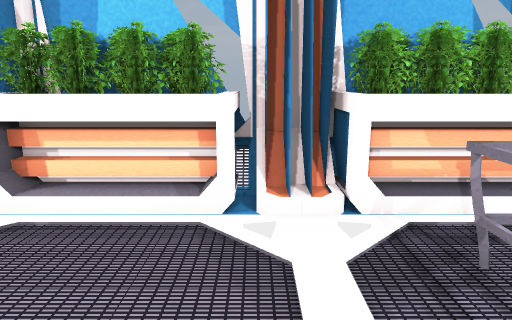
View 1 (above)

23 first-person views from a walk through a scene from a Unity 3-D project. The camera is 1.4 m above the floor, tilts 12° down and sees 70° across. The floor is counted in squares, 0.5 m on a side. Each view is taken from the middle of a square. On the plan, view 1 faces up. The plan holds only what a view shows up to about 20 squares ahead; the rest is blank. The player is left out. Some animated figures are not drawn.

View 2
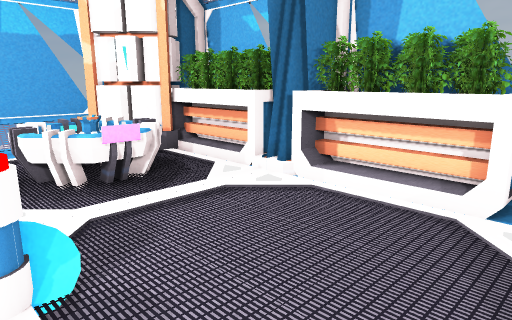

View 3
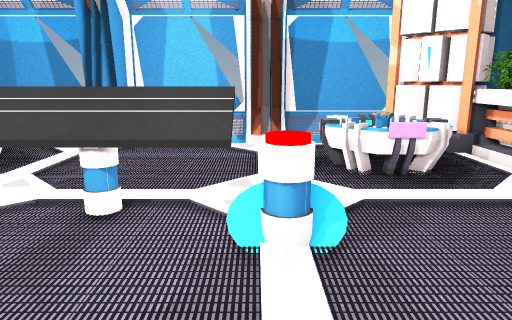

View 4
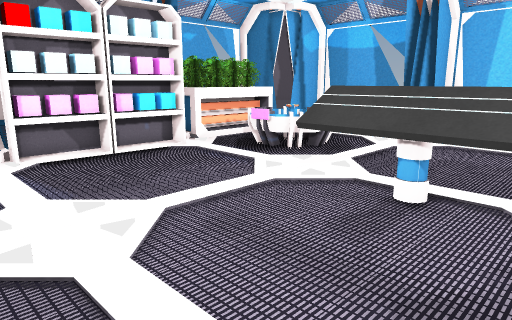

View 5
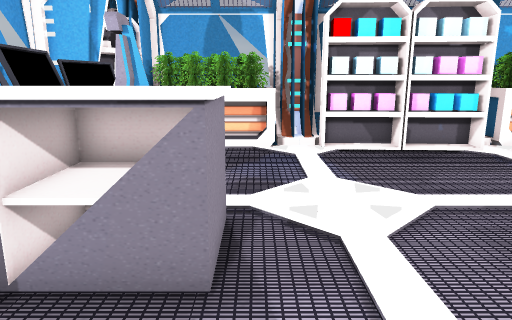

View 6
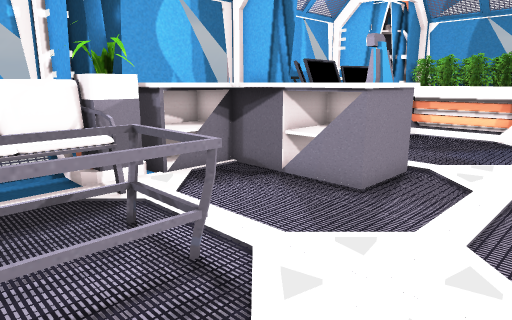

View 7
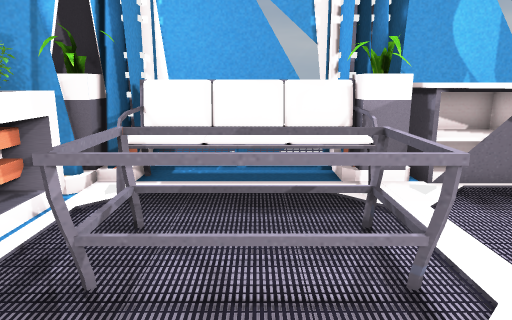

View 8
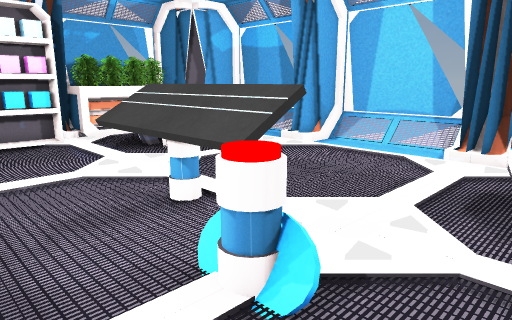

View 9
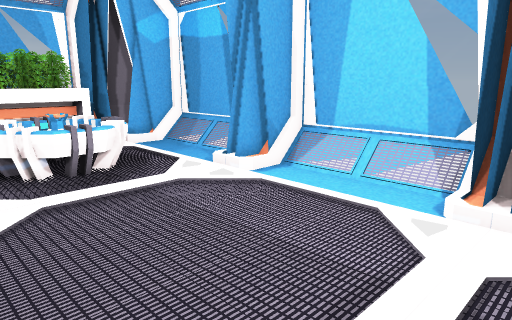

View 10
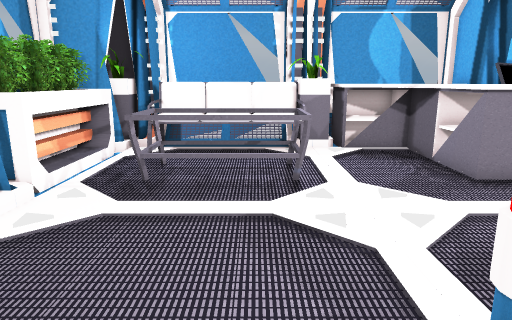

View 11
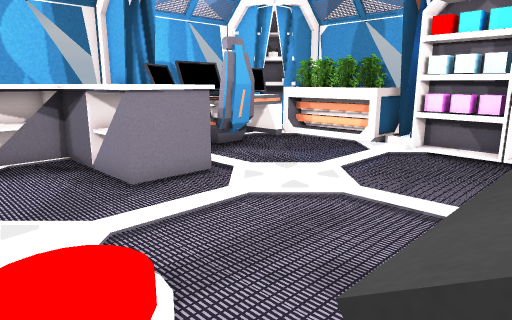

View 12
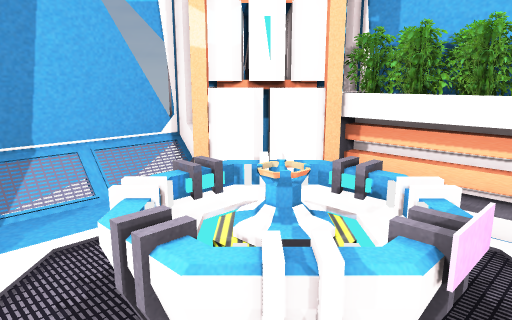

View 13
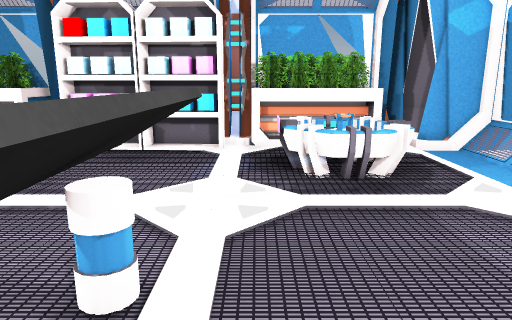

View 14
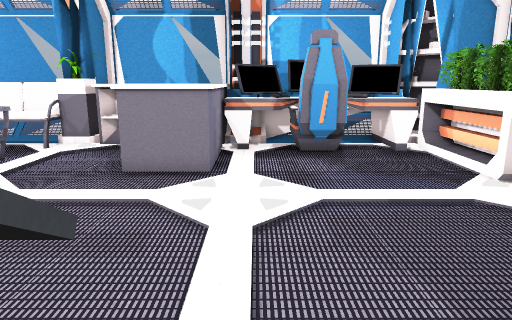

View 15
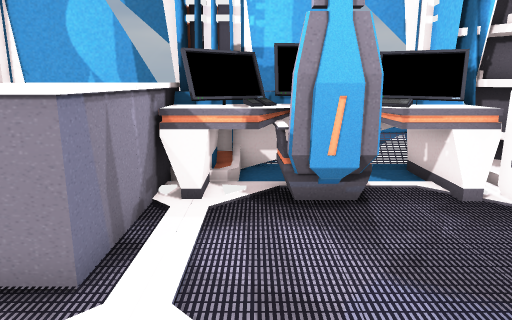

View 16
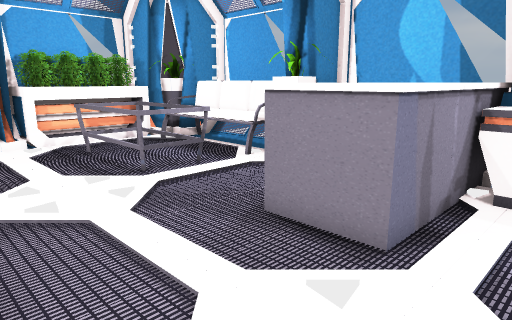

View 17
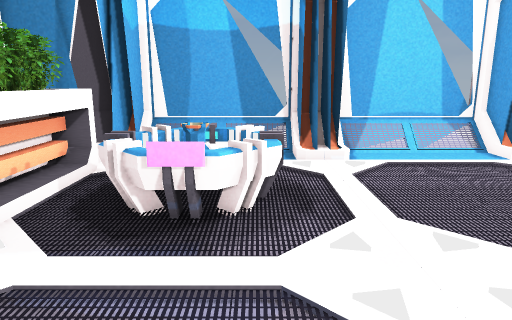

View 18
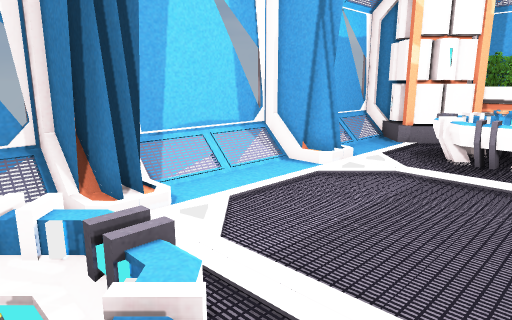

View 19
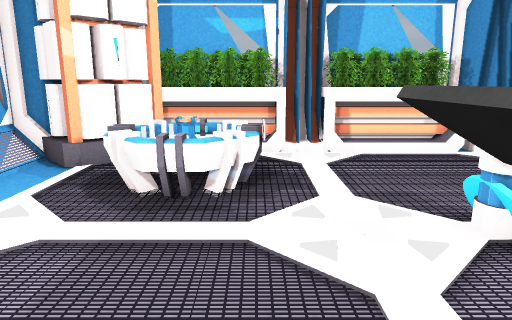

View 20
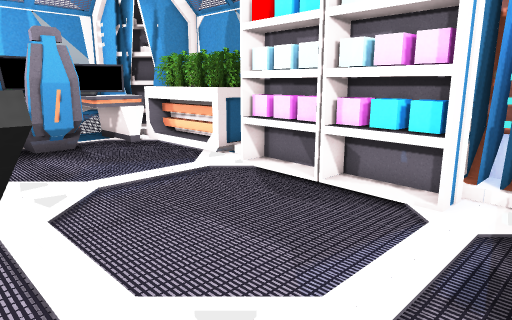

View 21
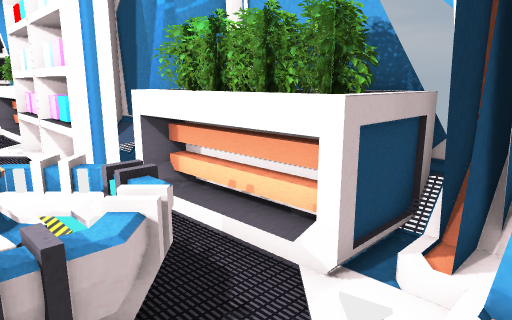

View 22
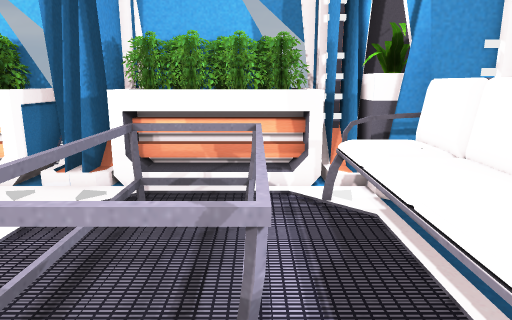

View 23
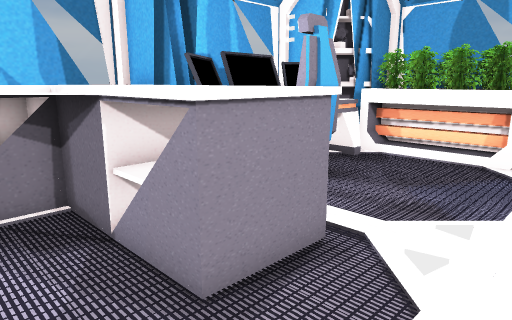

### Floor plan
Key: @ floor where view 1 was taken; # wall or solid block; . main floor; : floor 0.25 m higher than the main floor; / step, stairs or slope; = window, fence, low wall or low ledge; O other object.
Columns run from 18 left of view 1 to 11 right of it. Each row starts with its distance up from view 1.
 10    ##OOOOOO#OOOOOO###OOOOO##
  9    #OOOOOOO#OOOOOO###OOOOO###
  8  ###OOOOOOO#OOOOOOO#OOOOOOO###
  7 ###  .......................##
  6 =/.    OO............OOOO.OOO
  5 =/...OOOOO...........OOOO.OOO
  4 =/...OOOOO...........OO O.OOO
  3 =/...OOOOO...........OO O.OOO
  2 =/...OOOOO...........OO O.OOO
  1 #/....OOO............OOOO.OO
  0 ###/.........OO...@...OOO.OOO#
 -1 ###=........OOO............O##
 -2 =/.........OOO.............OO
 -3 =/.........OOO............OOOO
 -4 =/.........OOO........OOOOOOOO
 -5 =/.........OOO........OOOOOOOO
 -6 =/.........OOO........OOOOOO
 -7 #/.........OOO........OOOOOOOO
 -8 ###/..................OOOOOOO#
 -9 ###=......................OOO#
-10 =/....OOO.................OOOO
-11 =/...OOOOO...............OOOOO
-12 =/...OOOOO...............O OO
-13 =/...OOOOO...............OOOO
-14 =/...OOOOO................OOOO
-15 #/....OOO...OOOOOOO.......OOO#
-16 ###//OOOOOOOOOOOOOO.OOOOOOOOO#
-17  #=#OOOOOOO#:     ##OOOOOOOOOO
-18   ###OOOOOO##     ###OOOOO#OO#
-19    ##OOOOOO##  ######OOOOO####

Where each view was taken, in squares from view 1:
view 1: 0 up, 0 right, facing up
view 2: 1 down, 1 right, facing up-left
view 3: 1 down, 2 right, facing left
view 4: 1 down, 3 right, facing down-left
view 5: 0 up, 3 right, facing down
view 6: 4 up, 1 left, facing down-right
view 7: 3 up, 1 left, facing right
view 8: 3 up, 1 left, facing down-left
view 9: 1 up, 7 left, facing down-left
view 10: 2 up, 7 left, facing right
view 11: 0 up, 6 left, facing down-right
view 12: 0 up, 8 left, facing up-left
view 13: 0 up, 8 left, facing down
view 14: 9 down, 8 left, facing right
view 15: 10 down, 1 left, facing right
view 16: 10 down, 2 left, facing up-right
view 17: 11 down, 2 left, facing left
view 18: 12 down, 8 left, facing up-left
view 19: 7 down, 9 left, facing up
view 20: 7 down, 9 left, facing down-right
view 21: 12 down, 16 left, facing down-right
view 22: 2 down, 6 right, facing up
view 23: 2 down, 0 right, facing down-right
